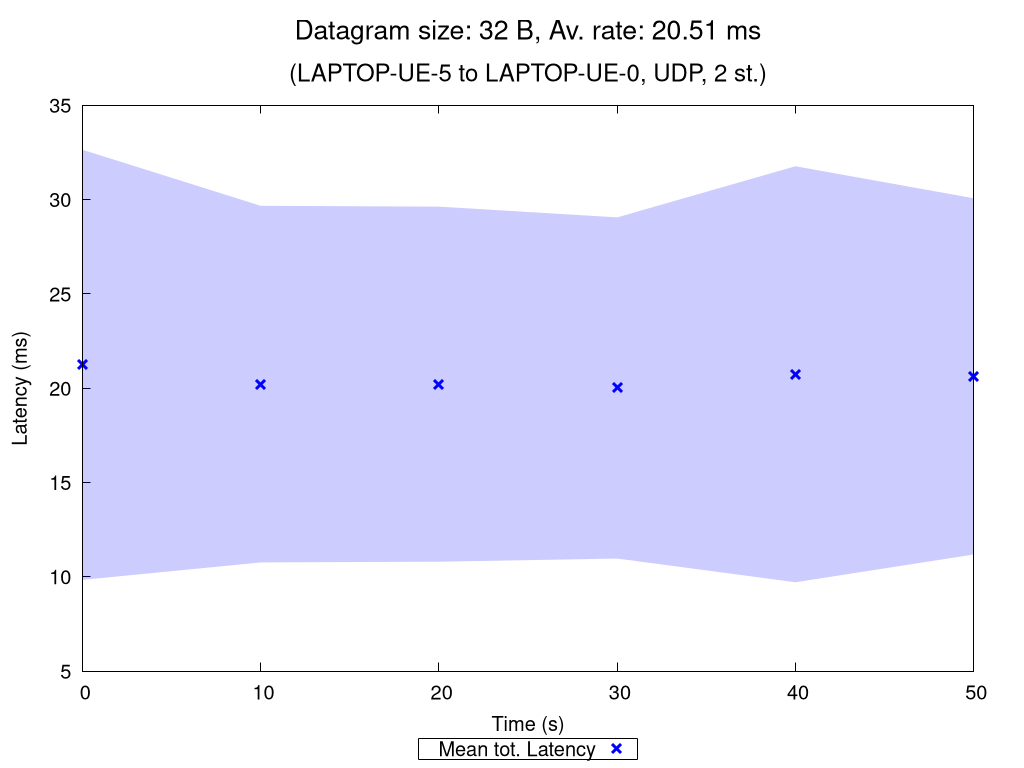

Write the gnuplot code that produced this figure.
set terminal pngcairo nocrop enhanced size 1024,768 font "Verdana,15"
set output "UDP_2_st_2020_10_11_23-38-01_two2one_00032B.png"

set title "{/=20 Datagram size: 32 B, Av. rate: 20.51 ms}\n\n{/=18 (LAPTOP-UE-5 to LAPTOP-UE-0, UDP, 2 st.)}"

set xlabel "Time (s)"
set ylabel "Latency (ms)"
set ytics nomirror
set key bmargin center horizontal box samplen 1 width -1
set bmargin 4.6
set rmargin 4.5

rf = 1.0  # rate factor
set style fill transparent solid 0.2 noborder
set autoscale xfix
plot "UDP_2_st_2020_10_11_23-38-01_two2one_00032B_iperf_processed.dat" using 1:($2/rf-$3/rf):($2/rf+$3/rf) with filledcurves lc rgb "blue" notitle, \
     "" using 1:($2/rf) with points pt 2 ps 1.5 lw 3 lc rgb "blue" title "Mean tot. Latency", \
